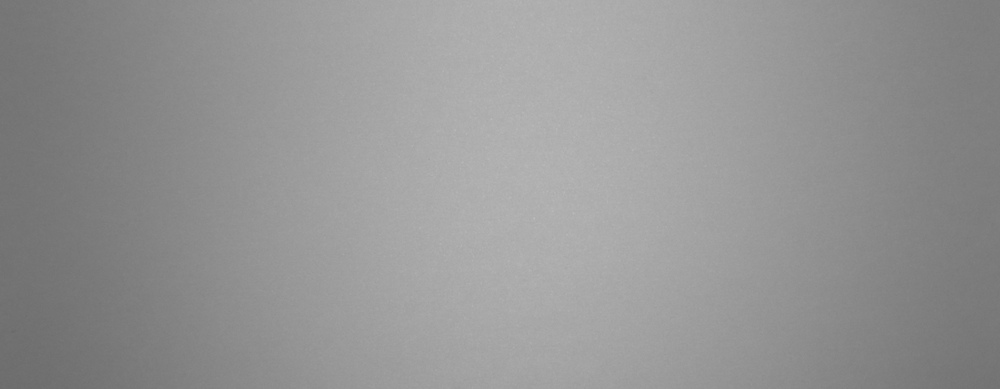
#> input picture InterfacageNumerique/_illust/eclairage/Image_AOI.png, 1000 x 389 px, shrunk from 1800 x 700 before the run
$ python isolignes.py
#> lines starting #> are read from the running program, lines starting #| are printed output that depends on the picture
import cv2
import matplotlib.pyplot as plt
import numpy as np

# Exemple d'image (2D)
img = cv2.imread('Image_AOI.png', cv2.IMREAD_GRAYSCALE)
#> img is the input picture: shape (389, 1000); min 105, max 190, mean 148.4

# Couleurs type relief
levels = np.linspace(img.min(), img.max(), 20)
#> levels = 20 values from 105 to 190

img = cv2.GaussianBlur(img, (7,7), 2)

# Zones colorées
plt.contourf(img, levels=levels, cmap="terrain")

# Isolignes
plt.contour(img, levels=levels, colors="black", linewidths=0.5)

plt.colorbar(label="Intensité")
plt.title("Carte d'isolignes (type relief)")
plt.axis("off")
plt.show()
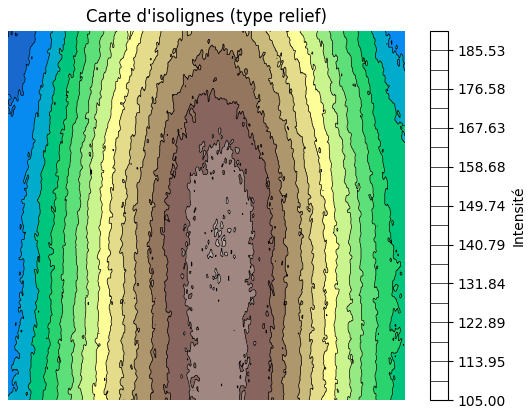
#> figure drawn by matplotlib, 2 panels
